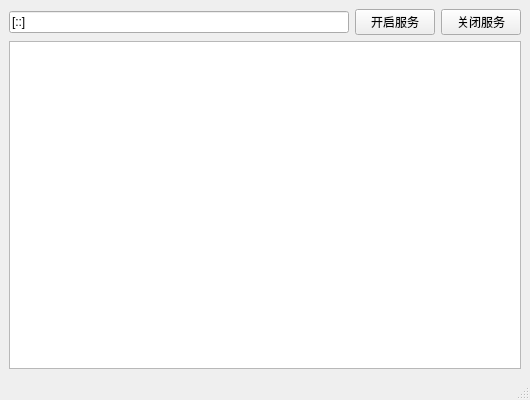
<?xml version="1.0" encoding="UTF-8"?>
<ui version="4.0">
 <class>ServerWindow</class>
 <widget class="QMainWindow" name="ServerWindow">
  <property name="geometry">
   <rect>
    <x>0</x>
    <y>0</y>
    <width>530</width>
    <height>400</height>
   </rect>
  </property>
  <property name="windowTitle">
   <string>Server Window</string>
  </property>
  <widget class="QWidget" name="centralwidget">
   <layout class="QVBoxLayout" name="verticalLayout">
    <item>
     <layout class="QHBoxLayout" name="horizontalLayout">
      <item>
       <widget class="QLineEdit" name="editAddress">
        <property name="text">
         <string>[::]</string>
        </property>
       </widget>
      </item>
      <item>
       <widget class="QPushButton" name="btnStart">
        <property name="text">
         <string>开启服务</string>
        </property>
       </widget>
      </item>
      <item>
       <widget class="QPushButton" name="btnStop">
        <property name="text">
         <string>关闭服务</string>
        </property>
       </widget>
      </item>
     </layout>
    </item>
    <item>
     <widget class="QTextEdit" name="editLog"/>
    </item>
   </layout>
  </widget>
  <widget class="QMenuBar" name="menubar">
   <property name="geometry">
    <rect>
     <x>0</x>
     <y>0</y>
     <width>530</width>
     <height>21</height>
    </rect>
   </property>
  </widget>
  <widget class="QStatusBar" name="statusbar"/>
 </widget>
 <resources/>
 <connections/>
</ui>
